Frame 1 (no input): blank canvas, image omitted
Frame 60 (no input): blank canvas, image omitted
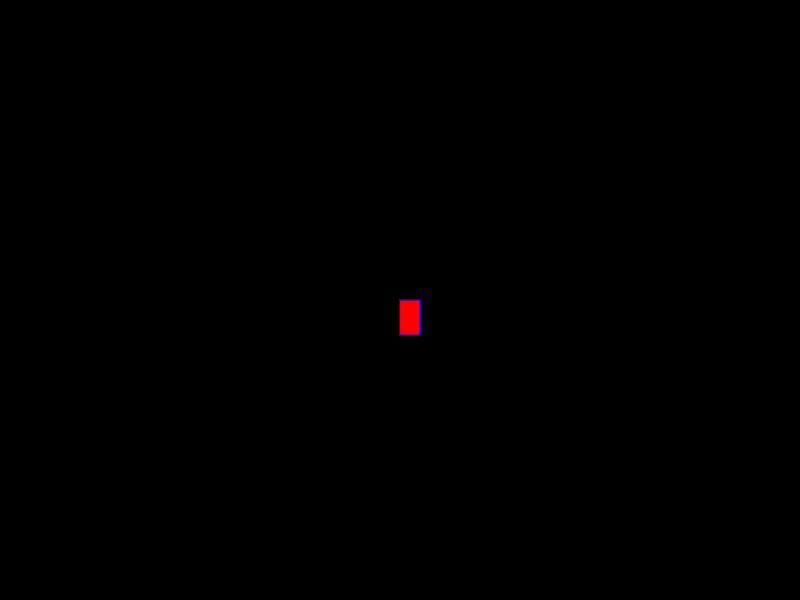
Frame 120 (the mouse pressed at the canvas centre since frame 60)

The p5.js sketch whose frames 1 and 60 were blank and that drew this single picture after the mouse press (run headless with seeded random() and noise() and a simulated clock; from frame 60 on, the mouse is pressed at the canvas centre):

// p5.js sketch
// ── sketch.js
function setup() {
  createCanvas(800, 600);
  background("black");
}

function draw() {
  
  stroke(" blue");
  fill(" red");

  if (mouseIsPressed) {
    rect(mouseX, mouseY, 20, 35);
  }
}
